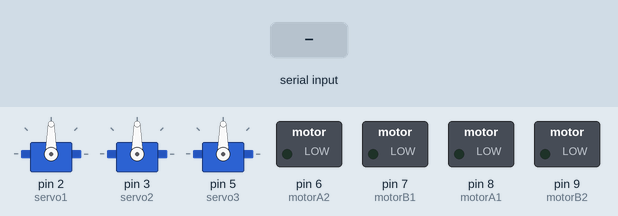
This sketch was run on a simulated Arduino Uno, built with avr-gcc and run on an emulated ATmega328P. Parts: 3 × servo, switched loads named in the sketch (green lamp = pin HIGH). Inputs (shaded band) come from the test bench.

Above: at 1.2 s.
1.3 s: "F" received over Serial
At 2.0 s:
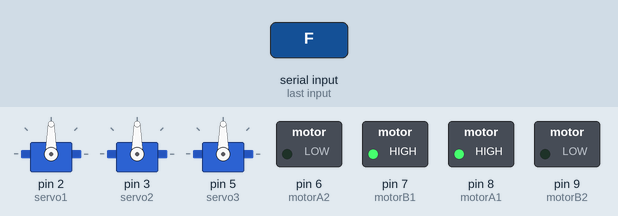
2.8 s: byte 74 ('J') received over Serial
At 3.2 s:
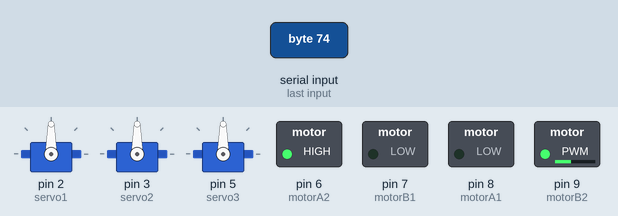
4.3 s: byte 76 ('L') received over Serial
At 5.5 s:
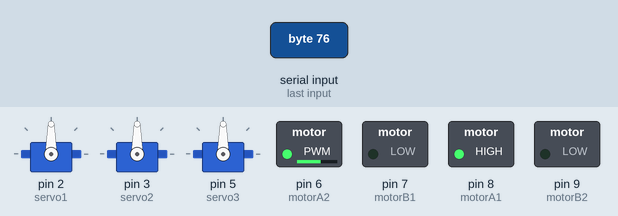
5.8 s: byte 82 ('R') received over Serial
At 6.6 s:
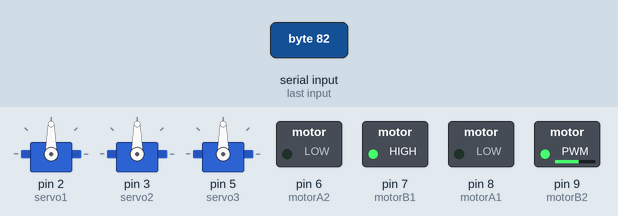
7.3 s: byte 87 ('W') received over Serial
At 7.8 s:
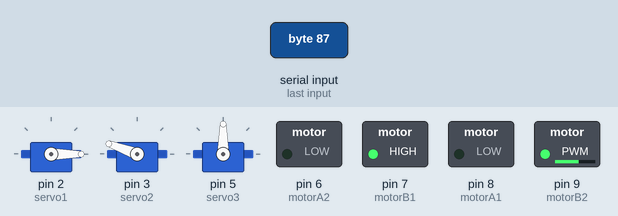
8.8 s: byte 83 ('S') received over Serial
At 10.1 s:
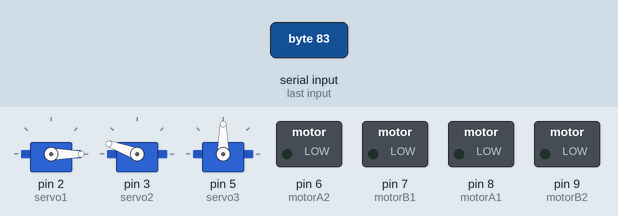
Timing chart, 0 to 11.3 s (numbered marks = the images above; inputs shaded):
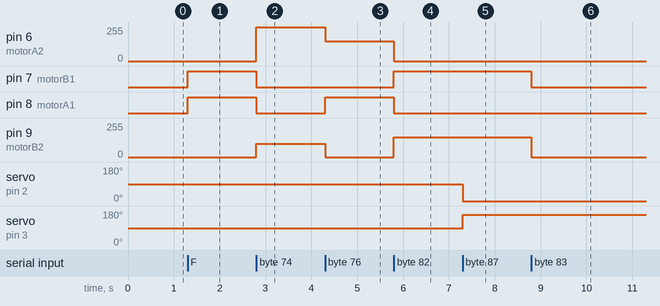

The sketch:

main.ino
```cpp
 #include <Servo.h>
 Servo servo1;
 Servo servo2;
 Servo servo3;
  const int motorA1  = 8;  // L298N IN3
  const int motorA2  = 6;  // L298N IN1
  const int motorB1  = 7; // L298N IN2
  const int motorB2  = 9;  // L298N IN4
  int i=0;
  int j=0;
  int state;
  int vSpeed=255;

void setup() {
    pinMode(motorA1, OUTPUT);
    pinMode(motorA2, OUTPUT);
    pinMode(motorB1, OUTPUT);
    pinMode(motorB2, OUTPUT);
    servo1.attach(2);
    servo2.attach(3);
    servo3.attach(5);
    Serial.begin(9600);
}

void loop() {
    if(Serial.available() > 0){
      state = Serial.read();
    }
/* 4 Speed Levels */
    if (state == '0'){
      vSpeed=0;}
    else if (state == '1'){
      vSpeed=100;}
    else if (state == '2'){
      vSpeed=180;}
    else if (state == '3'){
      vSpeed=200;}
    else if (state == '4'){
      vSpeed=255;}

  /***********************FORWARD****************************/
    if (state == 'F') {
      analogWrite(motorA1, vSpeed); analogWrite(motorA2, 0);
        analogWrite(motorB1, vSpeed);      analogWrite(motorB2, 0);
    }
  /**********************F-LEFT************************/
    else if (state == 'G') {
      analogWrite(motorA1,vSpeed ); analogWrite(motorA2, 0);
        analogWrite(motorB1, 100);    analogWrite(motorB2, 0);
    }
  /**********************F-RIGHT************************/
    else if (state == 'I') {
        analogWrite(motorA1, 100); analogWrite(motorA2, 0);
        analogWrite(motorB1, vSpeed);      analogWrite(motorB2, 0);
    }
  /***********************BACK****************************/
    else if (state == 'B') {
      analogWrite(motorA1, 0);   analogWrite(motorA2, vSpeed);
        analogWrite(motorB1, 0);   analogWrite(motorB2, vSpeed);
    }
  /**********************B-LEFT************************/
    else if (state == 'H') {
      analogWrite(motorA1, 0);   analogWrite(motorA2, 100);
        analogWrite(motorB1, 0); analogWrite(motorB2, vSpeed);
    }
  /**********************B-RIGHT************************/
    else if (state == 'J') {
      analogWrite(motorA1, 0);   analogWrite(motorA2, vSpeed);
        analogWrite(motorB1, 0);   analogWrite(motorB2, 100);
    }
  /***************************LEFT*****************************/
    else if (state == 'L') {
      analogWrite(motorA1, vSpeed);   analogWrite(motorA2, 150);
        analogWrite(motorB1, 0); analogWrite(motorB2, 0);
    }
  /***************************RIGHT*****************************/
    else if (state == 'R') {
      analogWrite(motorA1, 0);   analogWrite(motorA2, 0);
        analogWrite(motorB1, vSpeed);   analogWrite(motorB2, 150);
    }

  /************************STOP*****************************/
    else if (state == 'S'){
        analogWrite(motorA1, 0);  analogWrite(motorA2, 0);
        analogWrite(motorB1, 0);  analogWrite(motorB2, 0);
    }

    /********************SERVO-COMMANDS******************/

    else if (state == 'W'){
        servo1.write(0);
        servo2.write(160);
    }
    else if (state == 'U'){
        servo1.write(30);
        servo2.write(130);
    }
    else if (state == 'V'){
        servo1.write(90);
        servo2.write(70);
    }
    else if (state == 'X'){
        servo1.write(160);
        servo2.write(0);
    }
    else if (state == 'Y'){
      servo3.write(0);
      delay(250);
      servo3.write(75);
      delay(250);
    }
}
```

Measured:
- after the input at 1.3 s, pin 7 (motorB1), pin 8 (motorA1): LOW → HIGH at once
- after the input at 2.8 s, pin 6 (motorA2): 0/255 → 255/255 at once; pin 7 (motorB1), pin 8 (motorA1): HIGH → LOW at once; pin 9 (motorB2): 0/255 → 100/255 at once
- after the input at 4.3 s, pin 6 (motorA2): 255/255 → 150/255 at once; pin 8 (motorA1): LOW → HIGH at once; pin 9 (motorB2): 100/255 → 0/255 at once
- after the input at 5.8 s, pin 6 (motorA2): 150/255 → 0/255 at once; pin 7 (motorB1): LOW → HIGH at once; pin 8 (motorA1): HIGH → LOW at once; pin 9 (motorB2): 0/255 → 150/255 at once
- after the input at 7.3 s, servo on pin 2 (servo1): 90° → 0° at once; servo on pin 3 (servo2): 90° → 160° at once
- after the input at 8.8 s, pin 7 (motorB1): HIGH → LOW at once; pin 9 (motorB2): 150/255 → 0/255 at once
